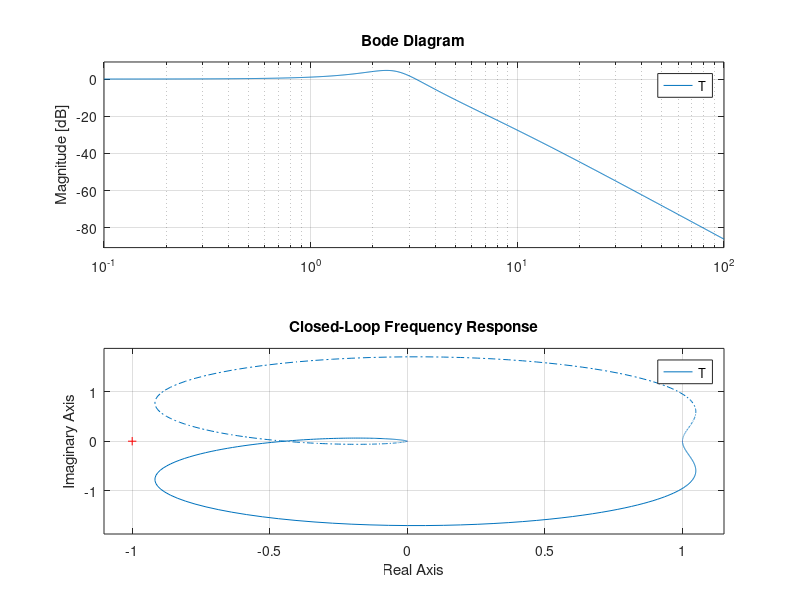

Here is the MATLAB script that generated this plot: (Note: this script raises an error after producing the figure.)
'(ch10p5) Example 10.11' % Display label.
clf % Clear graph.
numg=50; % Define numerator of G(s).
deng=poly([0 -3 -6]); % Define denominator of G(s).
'G(s)' % Display label.
G=tf(numg,deng) % Create and display G(s).
'T(s)' % Display label.
T=feedback(G,1) % Find and display closed-loop
% transfer function.
bode(T) % Make a Bode plot.
grid on % Turn on the grid for the plots.
title('Closed-Loop Frequency Response')
% Add a title to the Bode plot.
pause
nyquist(T) % Make a Nyquist diagram.
title('Closed-Loop Frequency Response')
% Add a title to the Nyquist
% diagram.
pause
ch10p6